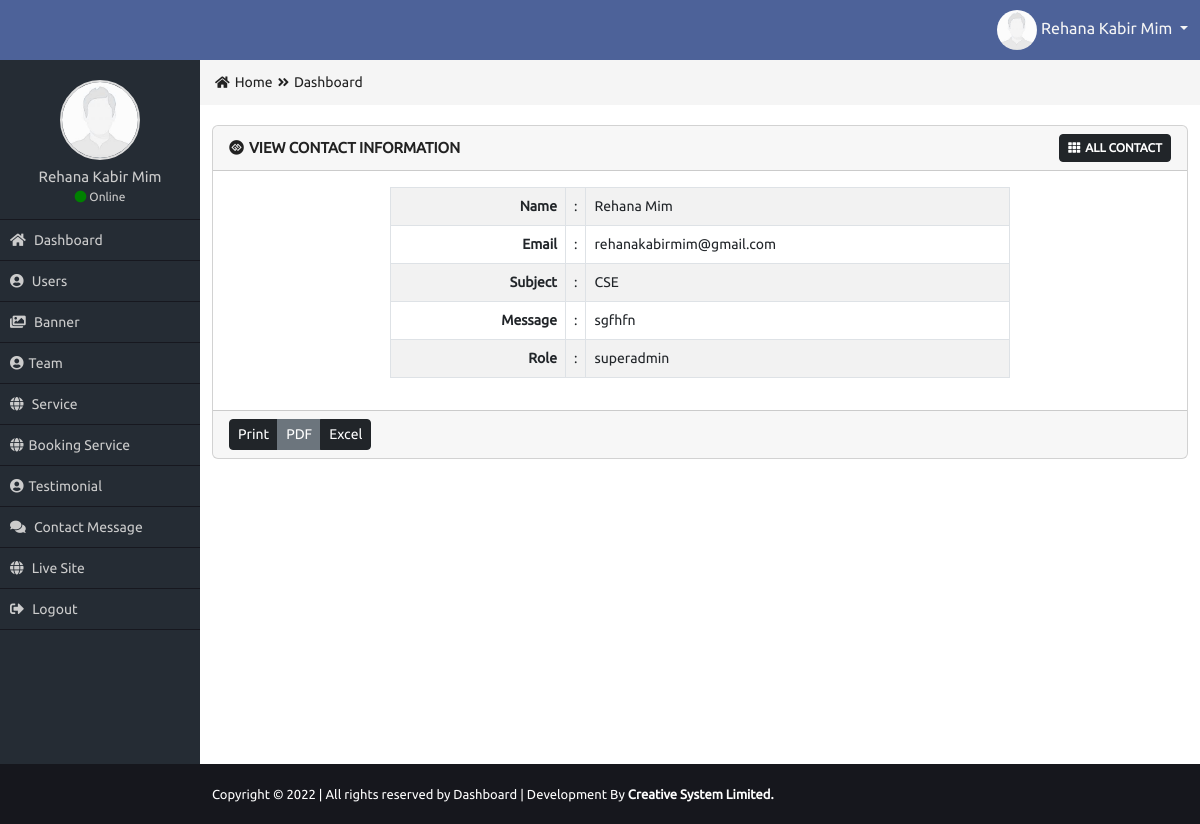
The page /Admin/view-message.php?v=11 (signed in) on the database its author committed.
### tables this page shows
CREATE TABLE `contact` (
  `con_id` int(11) NOT NULL,
  `con_name` varchar(50) NOT NULL,
  `con_email` varchar(50) NOT NULL,
  `con_subject` varchar(50) NOT NULL,
  `con_message` text NOT NULL
);

CREATE TABLE `roles` (
  `role_id` int(11) NOT NULL,
  `role_name` varchar(20) NOT NULL
);

### Admin/view-message.php (the view, shortened to what this page needs)
<?php
require_once("functions/function.php");
if($_SESSION['role']=='1'){
$id = $_GET['v'];
$sel="SELECT * FROM contact NATURAL JOIN roles WHERE con_id = $id";
$Q =mysqli_query($con , $sel);
$data=mysqli_fetch_assoc($Q);
?>
                    <div class="row">
                        <div class="col-md-12">
                            <div class="card mb-3">
                              <div class="card-header">
                                <div class="row">
                                    <div class="col-md-8 card_title_part">
                                        <i class="fab fa-gg-circle"></i>View Contact Information
                                    </div>
                                    <div class="col-md-4 card_button_part">
                                        <a href="all-message.php" class="btn btn-sm btn-dark"><i class="fas fa-th"></i>All Contact</a>
                                    </div>
                                </div>
                              </div>
                              <div class="card-body">
                                <div class="row">
                                    <div class="col-md-2"></div>
                                    <div class="col-md-8">
                                        <table class="table table-bordered table-striped table-hover custom_view_table">
                                          <tr>
                                            <td>Name</td>
                                            <td>:</td>
                                            <td><?= $data['con_name']?></td>
                                          </tr>
                                          <tr>
                                            <td>Email</td>
                                            <td>:</td>
                                            <td><?= $data['con_email']?></td>
                                          </tr>
                                          <tr>
                                            <td>Subject</td>
                                            <td>:</td>
                                            <td><?= $data['con_subject']?></td>
                                          </tr>
                                          <tr>
                                            <td>Message</td>
                                            <td>:</td>
                                            <td><?= $data['con_message']?></td>
                                          </tr>
                                          <tr>
                                            <td>Role</td>
                                            <td>:</td>
                                            <td><?= $data['role_name']?></td>
                                          </tr>
                                        </table>
                                    </div>
                                    <div class="col-md-2"></div>
                                </div>
                              </div>
                              <div class="card-footer">
                                <div class="btn-group" role="group" aria-label="Button group">
                                  <button type="button" class="btn btn-sm btn-dark">Print</button>
                                  <button type="button" class="btn btn-sm btn-secondary">PDF</button>
                                  <button type="button" class="btn btn-sm btn-dark">Excel</button>
                                </div>
                              </div>
<?php
}else{
  header('Location:index.php');
}
?>

### Admin/css/style.css (style rules this page uses)
* { margin: 0px; padding: 0px; outline: 0px; }
a { text-decoration: none; }
body { font-family: 'Ubuntu', sans-serif; overflow-x: hidden; }
.card_title_part { color: #222222; font-size: 15px; text-transform: uppercase; font-weight: bold; margin-top: 3px; }
.card_title_part i { margin-right: 5px; }
.card_button_part { text-align: right; }
.card_button_part a { font-size: 12px; text-transform: uppercase; font-weight: bold; }
.card_button_part a i { margin-right: 5px; }
.custom_view_table { font-size: 14px; }
.custom_view_table tr td:first-child { width: 29%; font-weight: bold; text-align: right; }
.custom_view_table tr td:last-child { width: 70%; font-weight: 400; text-align: left; }

### rows shown on the page
contact: con_name "Rehana Mim", con_email "rehanakabirmim@gmail.com", con_subject "CSE", con_message "sgfhfn"
roles: role_name "superadmin"

### other values the page prints
$_SESSION['name'] "Rehana Kabir Mim"
